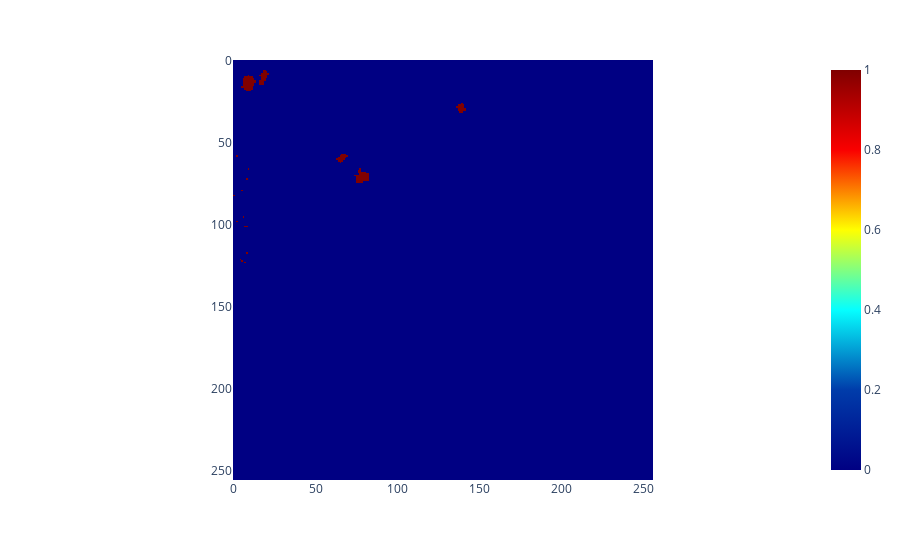

Here is the notebook cell this chart was saved with:
### Code cell
fig = px.imshow(train_masks[2, :, :, 1], color_continuous_scale='jet')

fig.update_traces(
    hovertemplate='Pixel Value: %{z}<extra></extra>' ) # Customize the hover text

### Figure 1 — Plotly figure (JSON) as saved in the notebook; plotly's stock layout.template omitted (floating-point values rounded to 4 significant figures; data arrays with more than 128 entries replaced by an {"elided": "..."} marker saying what was removed)
{"data": [{"coloraxis": "coloraxis", "hovertemplate": "Pixel Value: %{z}<extra></extra>", "name": "0", "type": "heatmap", "xaxis": "x", "yaxis": "y", "z": {"elided": "256x256 int values"}}], "layout": {"coloraxis": {"colorscale": [[0, "rgb(0,0,131)"], [0.2, "rgb(0,60,170)"], [0.4, "rgb(5,255,255)"], [0.6, "rgb(255,255,0)"], [0.8, "rgb(250,0,0)"], [1, "rgb(128,0,0)"]]}, "margin": {"t": 60}, "xaxis": {"anchor": "y", "constrain": "domain", "domain": [0, 1], "scaleanchor": "y"}, "yaxis": {"anchor": "x", "autorange": "reversed", "constrain": "domain", "domain": [0, 1]}}}
